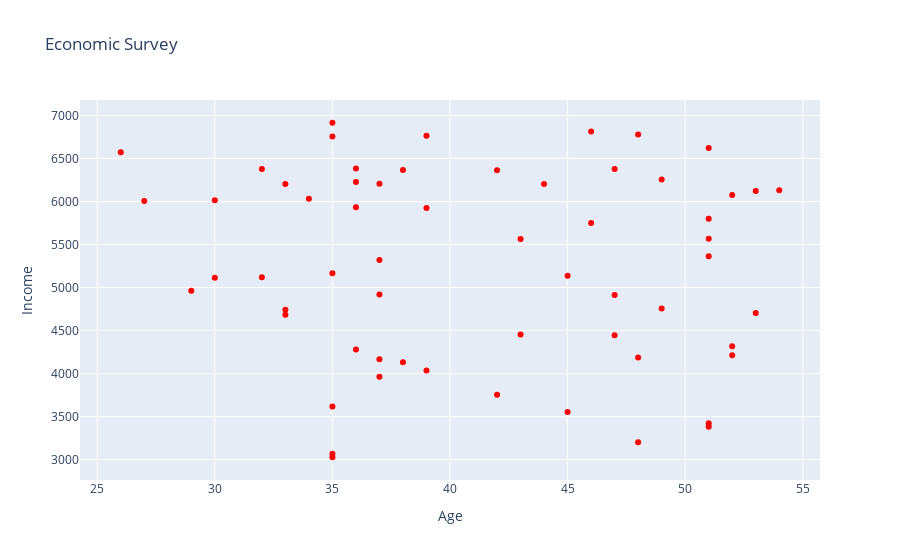

Notebook source saved alongside this figure:
### Code cell
## in the plot above, x-axis and y-axis labels are missing. lets us use the update_layout function to update the titles and labels 
## here we update these values under attributes such as title, xaxis_title and yaxis_title 

fig.update_layout(title='Economic Survey', xaxis_title='Age', yaxis_title='Income')

### Figure 1 — Plotly figure (JSON) as saved in the notebook; plotly's stock layout.template omitted (floating-point values rounded to 4 significant figures; data arrays with more than 128 entries replaced by an {"elided": "..."} marker saying what was removed)
{"data": [{"marker": {"color": "red"}, "mode": "markers", "type": "scatter", "x": [30, 47, 33, 33, 36, 35, 29, 35, 35, 53, 27, 44, 37, 35, 46, 48, 36, 53, 52, 34, 37, 35, 37, 30, 39, 52, 36, 37, 45, 38, 37, 49, 54, 39, 38, 36, 39, 32, 32, 47, 47, 33, 51, 51, 51, 43, 46, 43, 42, 45, 49, 26, 51, 51, 42, 52, 48, 35, 48, 51], "y": {"elided": "9000 int values"}}], "layout": {"title": {"text": "Economic Survey"}, "xaxis": {"title": {"text": "Age"}}, "yaxis": {"title": {"text": "Income"}}}}
